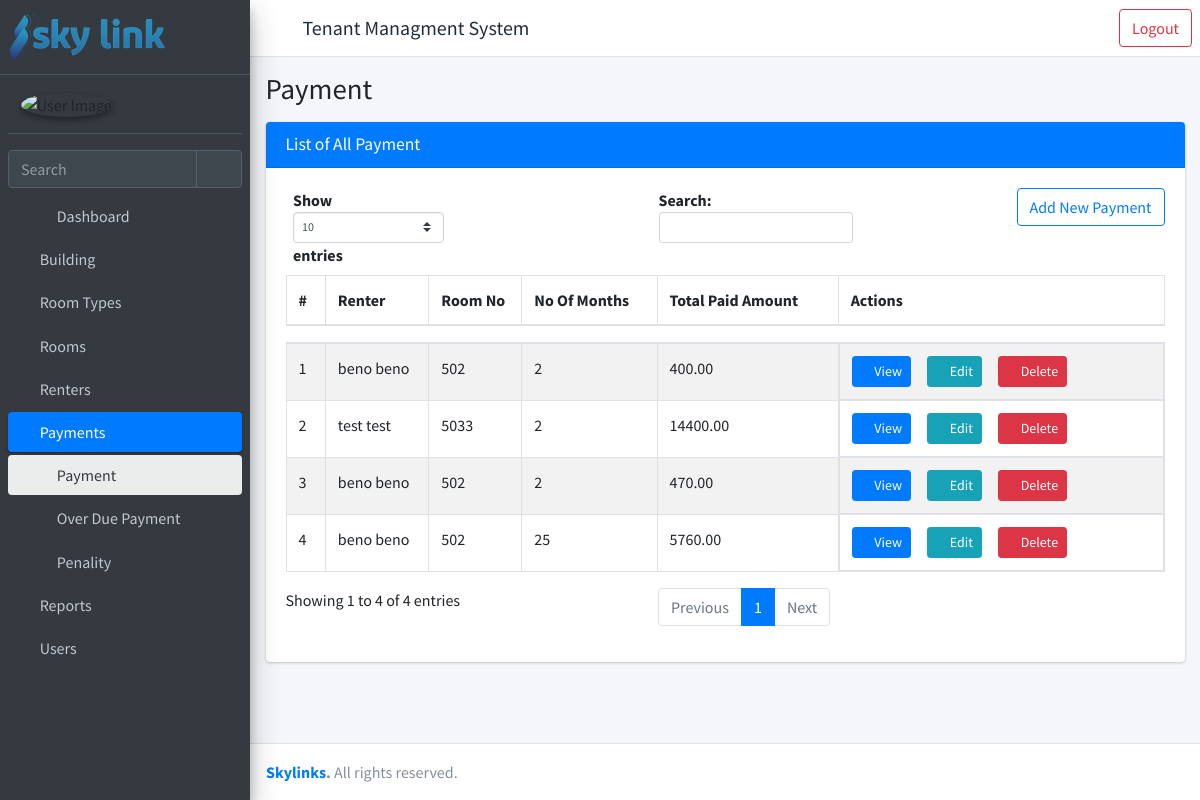
Screenshot of /list-payment/ (signed in) with the database file from the repository.
### rent/models.py (models this page shows, shortened)
class Payment(models.Model):
    renter = models.ForeignKey("rent.Renter", verbose_name=_(
        "Renter"), on_delete=models.PROTECT)
    paid_date = models.DateField(_("Paid Date"), auto_now_add=True)
    no_of_months = models.PositiveIntegerField(_("No Of Months"))
    amount = models.DecimalField(
        _("Rent Cost"), max_digits=10, decimal_places=2)
    invoice_no = models.CharField(_("Invoice No"), max_length=50)
    slip_no = models.CharField(_("Slip No"), max_length=50)
    payment_method = models.CharField(
        _("Payment Method"), max_length=50, choices=PAYMENT_METHOD_CHOICES)
    remark = models.TextField(_("Remark"), blank=True, default="No Remark.")
    vat = models.DecimalField(_("VAT Amount"), max_digits=10, decimal_places=2)
    penality = models.DecimalField(
        _("Penality Amount"), max_digits=10, decimal_places=2)
    report = models.ForeignKey("rent.Report", verbose_name=_(
        "Reported to."), on_delete=models.PROTECT, blank=True)
    created_by = models.ForeignKey(settings.AUTH_USER_MODEL, verbose_name=_(
        "Created By"), on_delete=models.PROTECT, related_name="created_by_payment")
    created_date = models.DateTimeField(_("Created Date"), auto_now_add=True)
    updated_by = models.ForeignKey(settings.AUTH_USER_MODEL, verbose_name=_(
        "Updated By"), on_delete=models.PROTECT, related_name="updated_by_payment")
    updated_date = models.DateTimeField(_("Updated Date"), auto_now=True)
    @property
    def new_paid(self):
        return self.amount + self.vat + self.penality

class Renter(models.Model):
    first_name = models.CharField(_("First Name"), max_length=30)
    last_name = models.CharField(_("Last Name"), max_length=30)
    phone = models.CharField(_("Phone number"), max_length=30)
    id_no = models.CharField(_("ID No."), max_length=50)
    deposited_amount = models.DecimalField(
        _("Deposited Amount"), max_digits=15, decimal_places=2, default=0)
    date_admitted = models.DateField(_("Date Admitted"), default=timezone.now)
    room = models.ForeignKey("rent.Room", verbose_name=_(
        "Room"), on_delete=models.PROTECT, related_name="rents")
    chat_id = models.CharField(_("Chat ID"), max_length=50, default=0)
    is_rented = models.BooleanField(_("Is Rented"), default=True)
    date_left = models.DateField(_("Date Field"), blank=True, null=True)
    created_by = models.ForeignKey(settings.AUTH_USER_MODEL, verbose_name=_(
        "Created By"), on_delete=models.PROTECT, related_name="created_by_renter")
    created_date = models.DateTimeField(_("Created Date"), auto_now_add=True)
    updated_by = models.ForeignKey(settings.AUTH_USER_MODEL, verbose_name=_(
        "Updated By"), on_delete=models.PROTECT, related_name="updated_by_renter")
    updated_date = models.DateTimeField(_("Updated Date"), auto_now=True)
    def full_name(self) -> str:
        return self.first_name + ' ' + self.last_name

class Room(models.Model):
    building = models.ForeignKey("rent.Building", verbose_name=_(
        "Building"), on_delete=models.PROTECT)
    floor_no = models.PositiveIntegerField(_("Floor No."))
    room_type = models.ForeignKey("rent.RoomType", verbose_name=_(
        "Room Type"), on_delete=models.PROTECT)
    room_no = models.CharField(_("Room No."), max_length=10)
    width = models.DecimalField(
        _("Room Width"), max_digits=5, decimal_places=2, blank=True, null=True)
    length = models.DecimalField(
        _("Room Length"), max_digits=5, decimal_places=2, blank=True, null=True)
    area = models.DecimalField(_("Area"), max_digits=10, decimal_places=2)
    price_msq = models.DecimalField(
        _("Price per MSq"), max_digits=10, decimal_places=2)
    status = models.CharField(
        _("Status"), max_length=50, choices=STATUS_CHOICES, default="vacant")
    total_price = models.DecimalField(
        _("Total Price"), max_digits=10, decimal_places=2)
    is_active = models.BooleanField(default=True)
    created_by = models.ForeignKey(settings.AUTH_USER_MODEL, verbose_name=_(
        "Created By"), on_delete=models.PROTECT, related_name="created_by_room")
    created_date = models.DateTimeField(_("Created Date"), auto_now_add=True)
    updated_by = models.ForeignKey(settings.AUTH_USER_MODEL, verbose_name=_(
        "Updated By"), on_delete=models.PROTECT, related_name="updated_by_room")
    updated_date = models.DateTimeField(_("Updated Date"), auto_now=True)
    def __str__(self) -> str:
        return self.room_no

### rent/views.py (the view)
# urls.py: path("list-payment/", views.PaymentListView.as_view(), name="list-payments"),
class PaymentListView(LoginRequiredMixin, PaymentViewPermissionMixin, ListView):
    model = Payment
    template_name = "rent/list.html"
    def get_context_data(self, **kwargs):
        context = super().get_context_data(**kwargs)
        context["title"] = "Payment"
        context["open"] = "payment"
        context['obj_model'] = "payment"
        return {**context, **permissions(self.request)}

### templates/rent/list.html (shortened to what this page needs)
{% extends 'rent/homepage.html' %}
{% load static %}
{% block main_page %}
<div class="content">
    <div class="container-fluid">
        <div class="card">
            <div class="card-header bg-primary">
                <h3 class="card-title ">List of All {{ obj_model.capitalize }}</h3>
            </div>
            <div class="card-body">
                {% if obj_model == 'renter' %}
                    {% if renter_add_permission %}
                        <a class="btn btn-outline-primary float-right mb-3"href="{% url 'register-renters' %}">
                            Add New Renter</a>
                    {% endif %}
                {% elif obj_model == 'room' %}
                    {% if room_add_permission %}
                        <a class="btn btn-outline-primary float-right mb-3" href="{% url 'register-rooms' %}">
                        Add New Room</a>
                    {% endif %}
                {% elif obj_model == 'payment' %}
                    {% if payment_add_permission %}
                        <a class="btn btn-outline-primary float-right mb-3" href="{% url 'register-payments' %}">
                            Add New Payment </a>
                    {% endif %}
                {% endif %}
                <table id="example1" class="table table-bordered table-striped" width="100%">
                    <thead>
                        {% if obj_model == "renter" %}
                            <tr>
                                <th>#</th>
                                <th>Full Name</th>
                                <th>Phone Number</th>
                                <th>Room No.</th>
                                <th>Action</th>
                            </tr>
                        {% elif obj_model == 'payment'%}
                            <tr>
                                <th>#</th>
                                <th>Renter</th>
                                <th>Room No</th>
                                <th>No Of Months</th>
                                <th>Total Paid Amount</th>
                                <th>Actions</th>
                            </tr>
                        {% endif %}
                    </thead>
                    <tbody>
                    {% if object_list.count > 0 %}
                        {% for data in object_list %}
                            {% if obj_model == "renter" %}
                            <tr>
                                <td>{{ forloop.counter }}</td>
                                <td>{{ data.full_name }}</td>
                                <td>{{ data.phone }}</td>
                                <td >{{data.room}}</td>
                                <td class="product-action d-flex"><a class="btn btn-primary btn-sm mr-3" href="{% url 'detail-renter' pk=data.id %}">
                                    <i class="fas fa-folder"></i>
                                    View</a>
                                    {% if renter_change_permission %}
                                        <a class="btn btn-info btn-sm mr-3" href="{% url 'update-renter' pk=data.id %}">
                                            <i class="fas fa-pencil-alt">
                                            </i>
                                            Edit
                                        </a>
                                    {% endif %}
                                    {% if renter_delete_permission %}
                                        <a class="btn btn-danger btn-sm mr-3" href="{% url 'delete-renter' pk=data.id %}">
                                            <i class="fas fa-trash">
                                            </i>
                                            Delete
                                        </a>
                                    {% endif %}
                                </td>
                            </tr>
                        {% elif obj_model == "payment"%}
                            <tr>
                                <td>{{ forloop.counter }}</td>
                                <td>{{ data.renter.full_name }}</td>
                                <td >{{data.renter.room}}</td>
                                <td>{{ data.no_of_months }}</td>
                                <td >{{data.new_paid}}</td>
                                <td class="product-action d-flex"><a class="btn btn-primary btn-sm mr-3" href="{% url 'detail-payment' data.id  %}">
                                    <i class="fas fa-folder"></i>
                                    View</a>
                                    {% if payment_change_permission %}
                                        <a class="btn btn-info btn-sm mr-3" href="{% url 'update-payment' pk=data.id %}">
                                            <i class="fas fa-pencil-alt">
                                            </i>
                                            Edit
                                        </a>
                                    {% endif %}
                                    {% if payment_delete_permission %}
                                    <a class="btn btn-danger btn-sm mr-3" href="{% url 'payment-delete' pk=data.id  %}">
                                        <i class="fas fa-trash">
                                        </i>
                                        Delete
                                    </a>
                                    {% endif %}
                                </td>
                            </tr>
                        {% endif %}
                    {% endfor %}
                    {% else %}
                        <tr>
                            <td colspan="6" class="dataTables_empty text-center" valign="top">No records found</td>
                        </tr>
                    {% endif %}
                    </tbody>
                </table>
            </div>
        </div>
    </div>
</div>
{% endblock main_page %}
{% block scripts %}
{% load static %}
{% endblock scripts %}

### rows the page displays
Payment: renter.full_name "beno beno", renter.room "502", no_of_months "2", new_paid "400.00"
Payment: renter.full_name "test test", renter.room "5033", no_of_months "2", new_paid "14400.00"
Payment: renter.full_name "beno beno", renter.room "502", no_of_months "2", new_paid "470.00"
Payment: renter.full_name "beno beno", renter.room "502", no_of_months "25", new_paid "5760.00"

### other values shown
{{ title }} "Payment"
{{ obj_model.capitalize }} "Payment"
